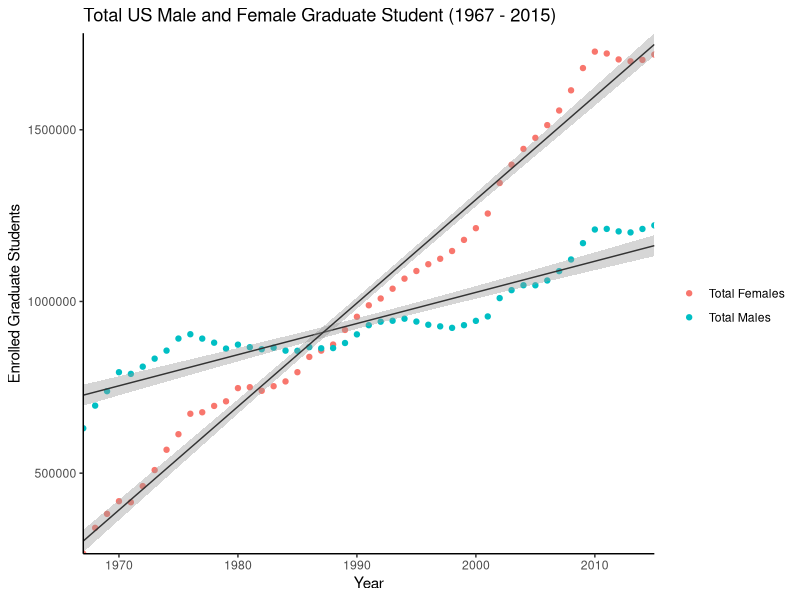
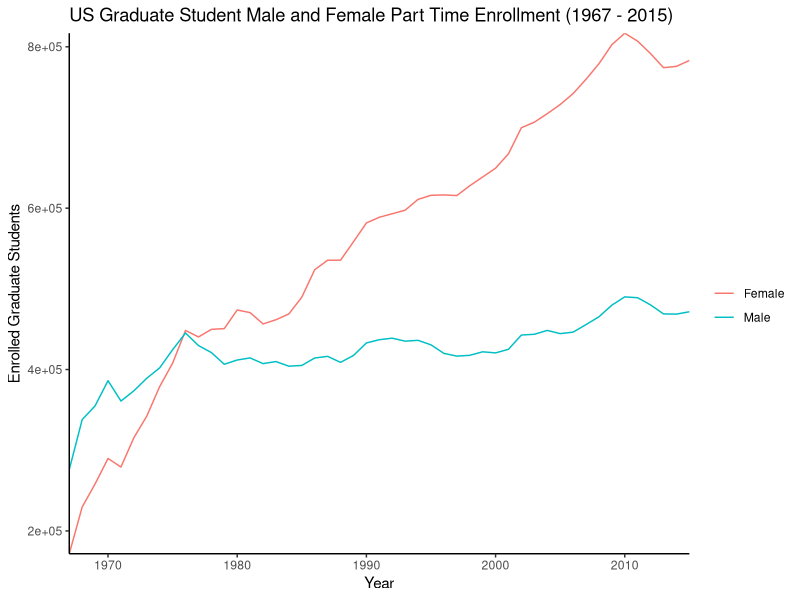
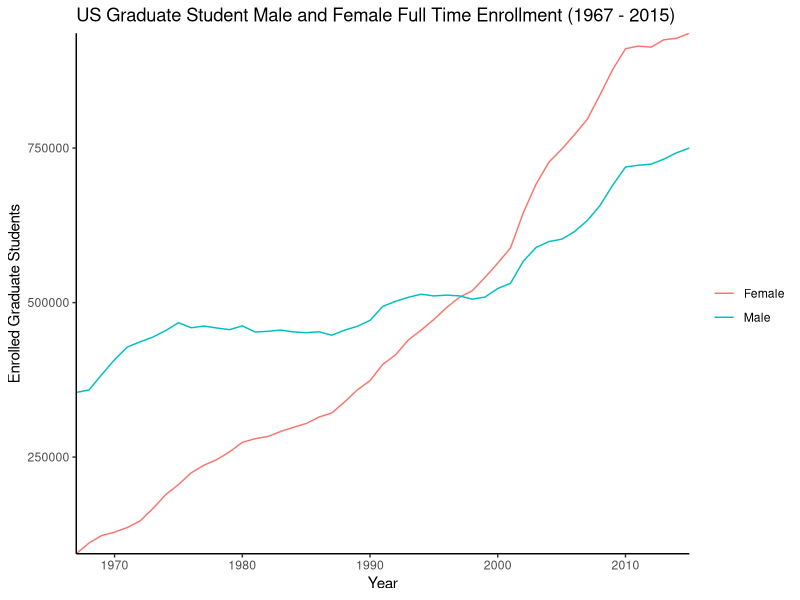
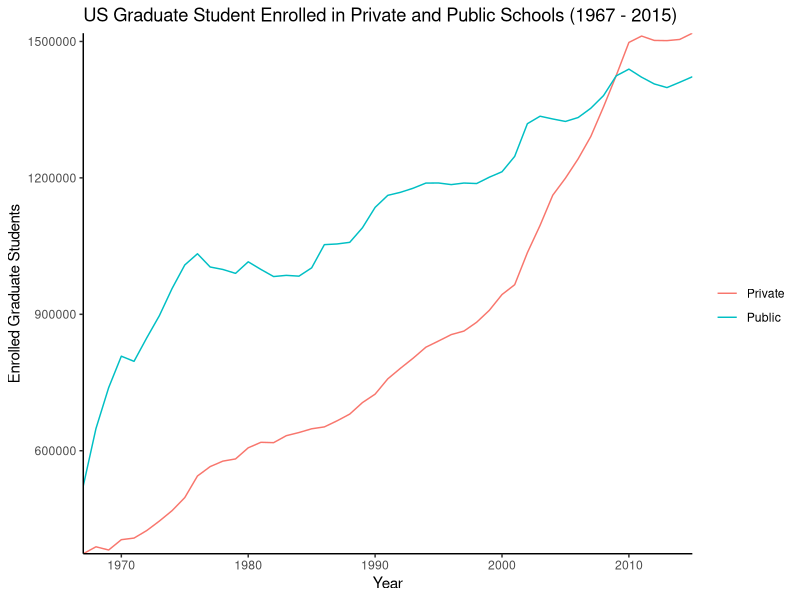

These figures' R source, in order:
## ---- chunk 1
knitr::opts_chunk$set(echo = TRUE)
## ---- chunk 2
library(tidyverse)
## ---- chunk 3

GradEnroll<- read.csv("Grad Enrollment 1967-2015.csv")

## ---- chunk 4

# compare graphically
Grad_total<- ggplot(GradEnroll, aes(x= Year, y= )) +
  geom_point(aes(y=Femails, color="Total Females"))+
  geom_point(aes(y=Males, color="Total Males"))+
  geom_smooth(method=lm, se=TRUE, size=.5, color= "grey20", aes(y = Males))+
  geom_smooth(method=lm, se=TRUE, size=.5, color= "grey20", aes(y = Femails))+
  ylab("Enrolled Graduate Students")+
  ggtitle("Total US Male and Female Graduate Student (1967 - 2015) ")+
  theme(panel.grid.major = element_blank(),
        panel.grid.minor = element_blank(), panel.background = element_blank(),
        axis.line = element_line(colour = "black")) +
  scale_x_continuous(expand = c(0,0)) +
  scale_y_continuous(expand = c(0,0)) +
  scale_color_discrete(name = " ")
Grad_total



# compare statistically- linear regression

Grad_model_F <- lm(Femails ~ Year, data = GradEnroll)
Grad_model_F
# y intercept = -58955502 , Slope= 30126..... function:  y= 30126x + -58955502..... this will allow you to find the amount of Female graduate students in any given year.

Grad_model_M <- lm(Males ~ Year, data = GradEnroll)
Grad_model_M
 # y intercept=  -17112153, Slope= 9069 .....  function:  y= 9069x + -17112153... this will allow you to find the amount of male graduate students in any given year.



# Possibly unnecessary graphs?  Or maybe ok beacause they show neat relationships?
Grad_parttime<- ggplot(GradEnroll, aes(x= Year))+
  geom_line(aes(y=Fparttime, color="Female"))+
  geom_line(aes(y=Mparttime, color="Male"))+
  ylab("Enrolled Graduate Students")+
  ggtitle("US Graduate Student Male and Female Part Time Enrollment (1967 - 2015) ")+
  theme(panel.grid.major = element_blank(),
        panel.grid.minor = element_blank(), panel.background = element_blank(),
        axis.line = element_line(colour = "black")) +
  scale_x_continuous(expand = c(0,0)) +
  scale_y_continuous(expand = c(0,0)) +
 scale_color_discrete(name = " ")
Grad_parttime


Grad_fulltime<- ggplot(GradEnroll, aes(x= Year))+
  geom_line(aes(y=Ffulltime, color="Female"))+
  geom_line(aes(y=Mfulltime, color="Male"))+
  ylab("Enrolled Graduate Students")+
  ggtitle("US Graduate Student Male and Female Full Time Enrollment (1967 - 2015) ")+
  theme(panel.grid.major = element_blank(),
        panel.grid.minor = element_blank(), panel.background = element_blank(),
        axis.line = element_line(colour = "black")) +
  scale_x_continuous(expand = c(0,0)) +
  scale_y_continuous(expand = c(0,0)) +
  scale_color_discrete(name = " ")


Grad_fulltime

Grad_Private_Public<-ggplot(GradEnroll, aes(x= Year))+
  geom_line(aes(y=private, color= "Private"))+
  geom_line(aes(y=public, color="Public"))+
  ylab("Enrolled Graduate Students")+
  scale_y_continuous(expand = c(0,0)) +
  scale_x_continuous(expand = c(0,0)) +
  theme(panel.grid.major = element_blank(),
        panel.grid.minor = element_blank(), panel.background = element_blank(),
        axis.line = element_line(colour = "black")) +
  ggtitle("US Graduate Student Enrolled in Private and Public Schools (1967 - 2015)")+
  scale_color_discrete(name = " ")
Grad_Private_Public




